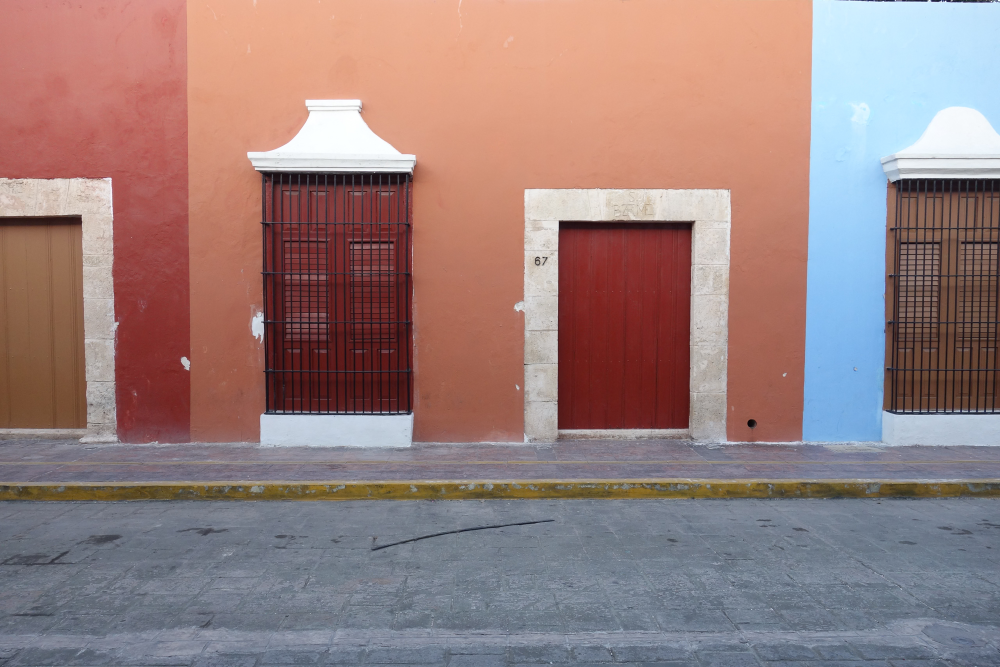
#> input picture photo-palettes/explorations/viewer/src/data/images/01-DSC01565.jpg, 2000 x 1334 px (shown at 1/2 size); its folder holds 3 pictures in this run
$ python python_kmeans.py
#> lines starting #> are read from the running program, lines starting #| are printed output that depends on the picture
### photo-palettes/explorations/python_src/utils.py
import json
import os
from pathlib import Path


def setup_dirs(algorithm):
    root_dir = Path(__file__).parent.parent
    palettes_path = root_dir / "viewer" / "src" / "data" / f"{algorithm}.json"
    images_dir = root_dir / "viewer" / "src" / "data" / "images"
    return [palettes_path, images_dir]


def setup_json(palettes_path, images_dir):
    palettes_path.parent.mkdir(parents=True, exist_ok=True)

    # If DISABLE_CACHE env var exists or file doesn't exist, start fresh
    if os.getenv("DISABLE_CACHE") or not palettes_path.exists():
        palettes = {}
    else:
        # Read existing palettes
        with open(palettes_path) as f:
            palettes = json.load(f)

    existing_images = set(palettes.keys())

    # Get all images
    image_files = [
        f
        for f in os.listdir(images_dir)
        if f.lower().endswith((".jpg", ".jpeg", ".png", ".avif", ".webp"))
    ]

    # Find new images
    new_images = [img for img in image_files if img not in existing_images]
    return [new_images, palettes]

### photo-palettes/explorations/python_src/python_kmeans.py
from PIL import Image
import numpy as np
from sklearn.cluster import KMeans
import json
from utils import setup_dirs, setup_json


def get_image_colors(image_path: str) -> list[str]:
    # Load and resize image
    img = Image.open(image_path)
#> img is the input picture: PIL image 2000x1334 RGB; mean R, G, B 152.4, 126.9, 125.4

    # Downsample to max 200x200
    scale = min(200 / img.size[0], 200 / img.size[1])
#> scale = 0.1
    new_size = tuple(int(dim * scale) for dim in img.size)
#> new_size = (200, 133)
    img = img.resize(new_size, Image.Resampling.LANCZOS)
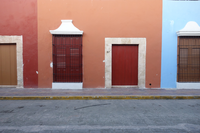
#> img: PIL image 200x133 RGB; mean R, G, B 152.4, 126.9, 125.4

    # Convert to numpy array and reshape
    pixels = np.array(img)
    pixels = pixels.reshape(-1, 3)

    # Sample every 4th pixel
    pixels = pixels[::4]

    # Run k-means
    kmeans = KMeans(n_clusters=6, random_state=42)
    kmeans.fit(pixels)

    # Convert centroids to hex colors
    colors = []
    for center in kmeans.cluster_centers_:
        rgb = tuple(int(x) for x in center)
        hex_color = "#{:02x}{:02x}{:02x}".format(*rgb)
        colors.append(hex_color.upper())

    return colors


def sync_palettes():
    [palettes_path, images_dir] = setup_dirs("python_kmeans")
    [new_images, palettes] = setup_json(palettes_path, images_dir)

    # Add new images with extracted colors
    for image in new_images:
        print(f"\tProcessing {image}")
        colors = get_image_colors(images_dir / image)
        palettes[image] = colors
#> pass 2 of the loop in sync_palettes, `for image in new_images:`:
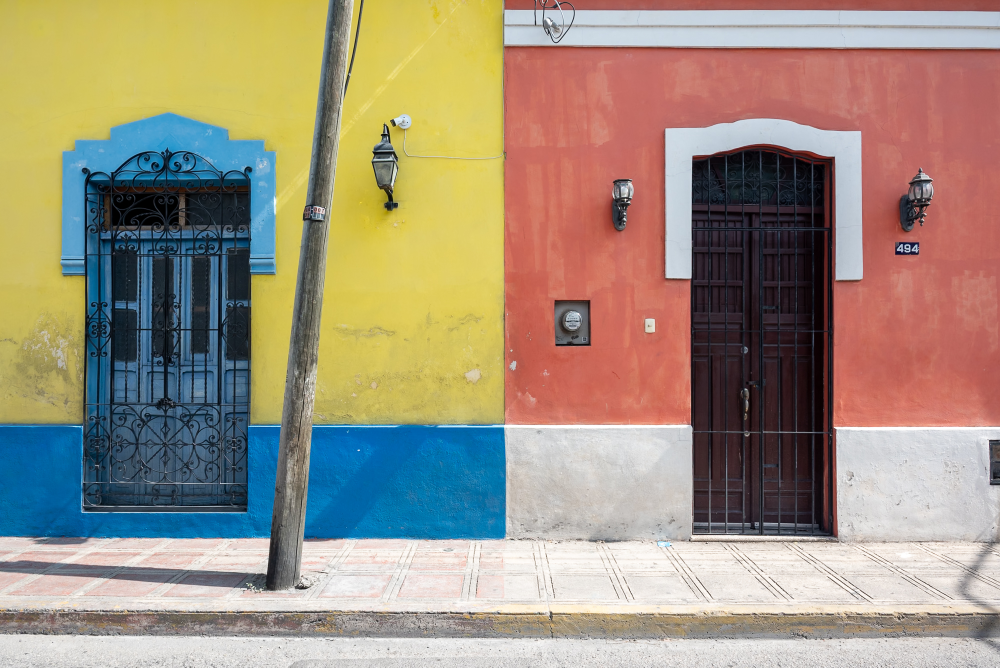
#> input picture photo-palettes/explorations/viewer/src/data/images/01-DSC_0653.jpg, 2000 x 1335 px (shown at 1/2 size)
#> in get_image_colors, img is the input picture: PIL image 2000x1335 RGB; mean R, G, B 158.3, 144.8, 126.1
#> in get_image_colors (call 2), `img = img.resize(new_size, Image.Resampling.LANCZOS)`:
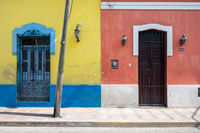
#> img: PIL image 200x133 RGB; mean R, G, B 158.3, 144.8, 126.1
#> pass 3 of the loop in sync_palettes, `for image in new_images:`:
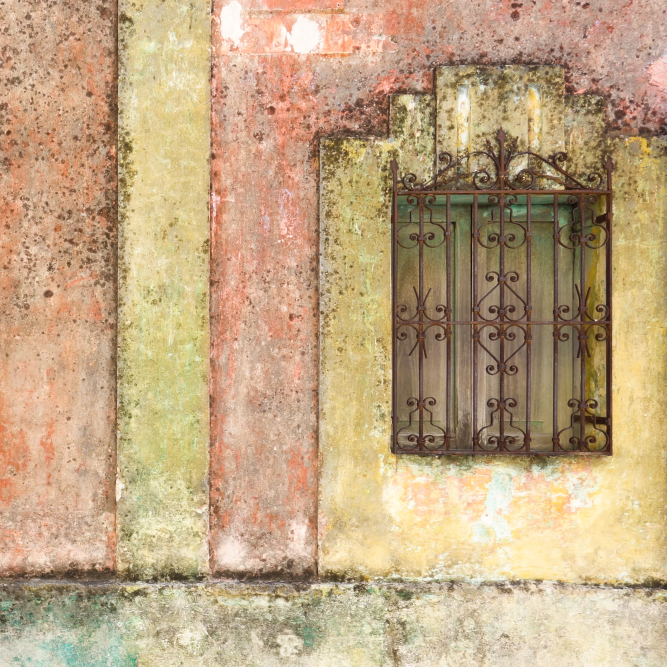
#> input picture photo-palettes/explorations/viewer/src/data/images/02-DSC01620.jpg, 2000 x 2000 px (shown at 1/3 size)
#> in get_image_colors, img is the input picture: PIL image 2000x2000 RGB; mean R, G, B 192.7, 166.3, 131.5
#> in get_image_colors (call 3), `img = img.resize(new_size, Image.Resampling.LANCZOS)`:
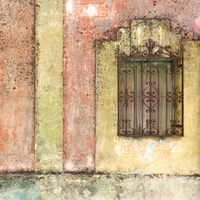
#> img: PIL image 200x200 RGB; mean R, G, B 192.7, 166.3, 131.5

    # Write back to file
    with open(palettes_path, "w") as f:
        json.dump(palettes, f, indent=2)

    print(f"\tAdded {len(new_images)} new images")
    if new_images:
        print("\tNew images:", new_images)


if __name__ == "__main__":
    print("\tRunning sync_palettes")
    sync_palettes()
